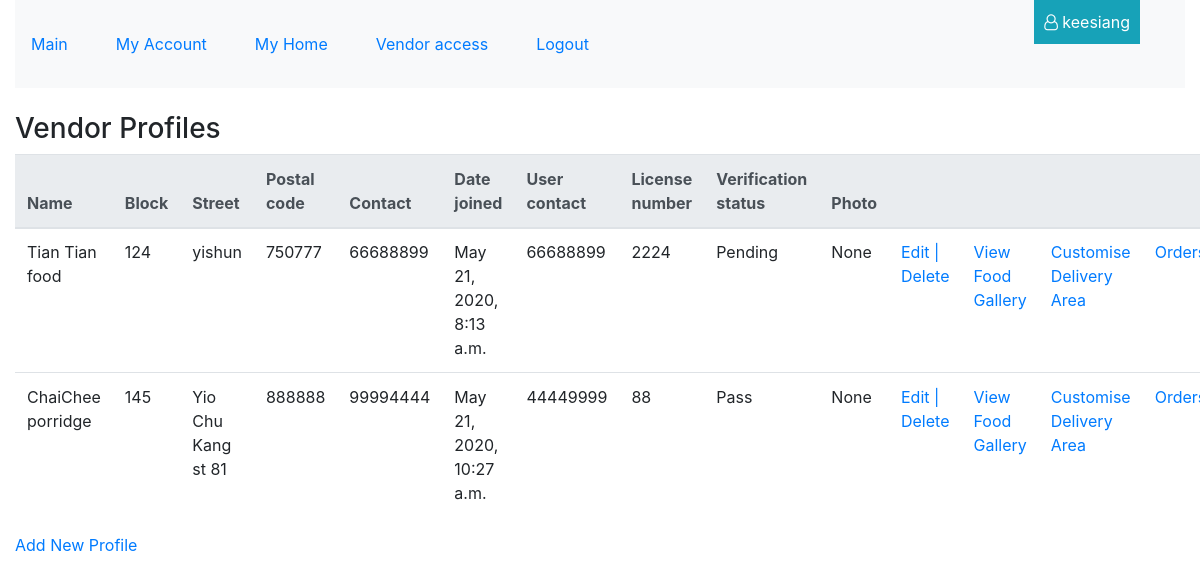
Before: /vendor/profiles (signed in) with the older database file.
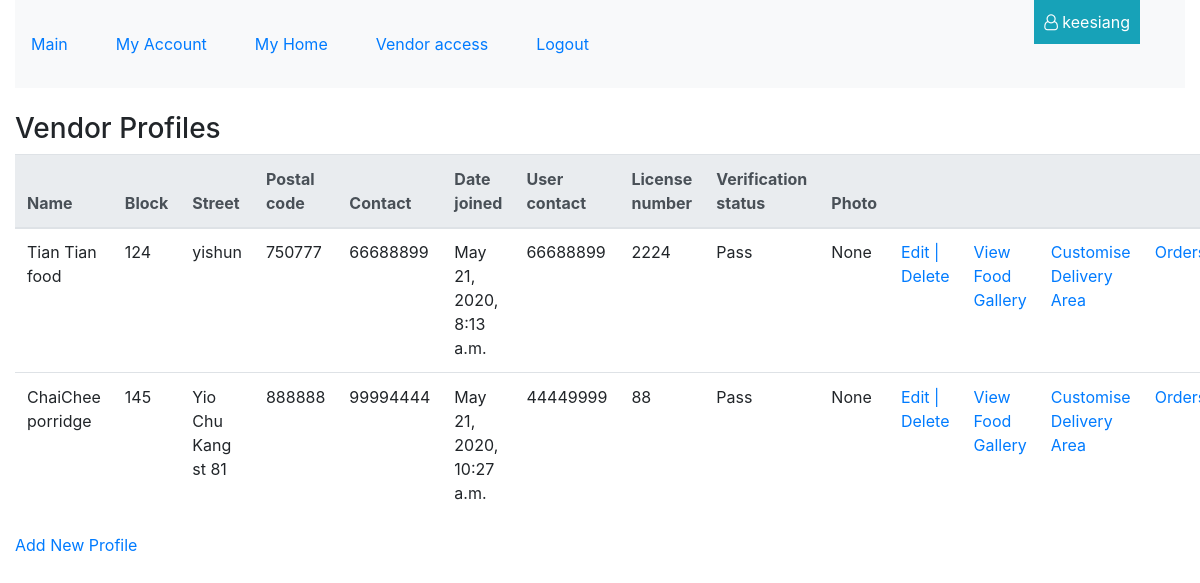
After: the same page with the newer database file.
### vendor/models.py (models this page shows, shortened)
class Vendor(models.Model):
    category = models.ManyToManyField(Category)
    postal_code = models.PositiveIntegerField( null=False, blank=False)
    name = models.CharField( max_length=100, null=False, blank=False)
    block = models.PositiveSmallIntegerField( null=False, blank=False)
    street = models.CharField(max_length=254, null=False, blank=False)
    contact = models.PositiveIntegerField(validators=[MinValueValidator(10000000), MaxValueValidator(99999999)], null=False, blank=False)
    date_joined = models.DateTimeField(auto_now_add=True)
    user = models.ForeignKey(User, null=True, on_delete=models.SET_NULL)
    user_contact = models.PositiveIntegerField(validators=[MinValueValidator(10000000), MaxValueValidator(99999999)], null=False, blank=False)
    license_number = models.CharField(max_length=10, null=False, blank=False)
    license_check = models.BooleanField(default=False)
    photo_url=models.URLField(max_length=1024, null=True, blank=True)
    vendordeliverytown = models.ManyToManyField(VendorDeliveryTown)
    vendordeliverypostal = models.ManyToManyField(VendorDeliveryPostal)

### vendor/views.py (the view)
# urls.py: path('profiles', vendor.views.view_vendor_profiles, name='view_vendor_profiles_route'),
@login_required
def view_vendor_profiles(request):
    vendor_profiles = Vendor.objects.filter(user=request.user)
    username = request.user.username
    return render(request, "vendor/vendor_profiles.html", {
            "vendor_profiles": vendor_profiles,
            "username": username
    })

### vendor/templates/vendor/vendor_profiles.html (shortened to what this page needs)
{% extends 'base_template.html' %}
{%block content%}
<br>
<h3> Vendor Profiles </h3>
    <table class="table table-hover table-responsive-lg">
        <tr>
            <thead class="thead-light">
                <th>Name</th>
                <th>Block</th>
                <th>Street</th>
                <th>Postal code</th>
                <th>Contact </th>
                <th>Date joined </th>
                <th>User contact </th>
                <th>License number </th>
                <th>Verification status </th>
                <th> Photo </th>
                <th> &nbsp; </th>
                <th> &nbsp; </th>
                <th> &nbsp; </th>
                <th> &nbsp; </th>
            </thead>
        </tr>
        {%for j in vendor_profiles %}
            <tr>
                <td> {{j.name}} </td>
                <td> {{j.block}} </td>
                <td> {{j.street}} </td>
                <td> {{j.postal_code}} </td>
                <td> {{j.contact}} </td>
                <td> {{j.date_joined}} </td>
                <td> {{j.user_contact}} </td>
                <td> {{j.license_number}} </td>
                <td> {% if j.license_check %} Pass {%else%} Pending {%endif%} </td>
                <td> {{j.photo_url}} </td>
                <td> <a href="{% url 'edit_vendor_profile_route' vendor_profile_id=j.id %}"> Edit | </a>
                    <a href="{% url 'delete_vendor_profile_route' vendor_profile_id=j.id %}">Delete</a>
                </td>
                <td> <a href="{% url 'view_vendor_food_gallery_route' vendor_profile_id=j.id %}"> View Food Gallery </a> </td>
                <td> <a href="{% url 'create_delivery_area_route' vendor_profile_id=j.id %}"> Customise Delivery Area </a> </td>
                <td> <a href="{% url 'view_vendor_orders_route' vendor_profile_id=j.id%}"> Orders </td>
            </tr>
        {%endfor%}
    </table>
    <a href="{% url 'create_vendor_route' %}"> Add New Profile </a>
{%endblock%}

Changed rows visible on the page:
changed Vendor "Tian Tian food": license_check "Pending" → "Pass"
